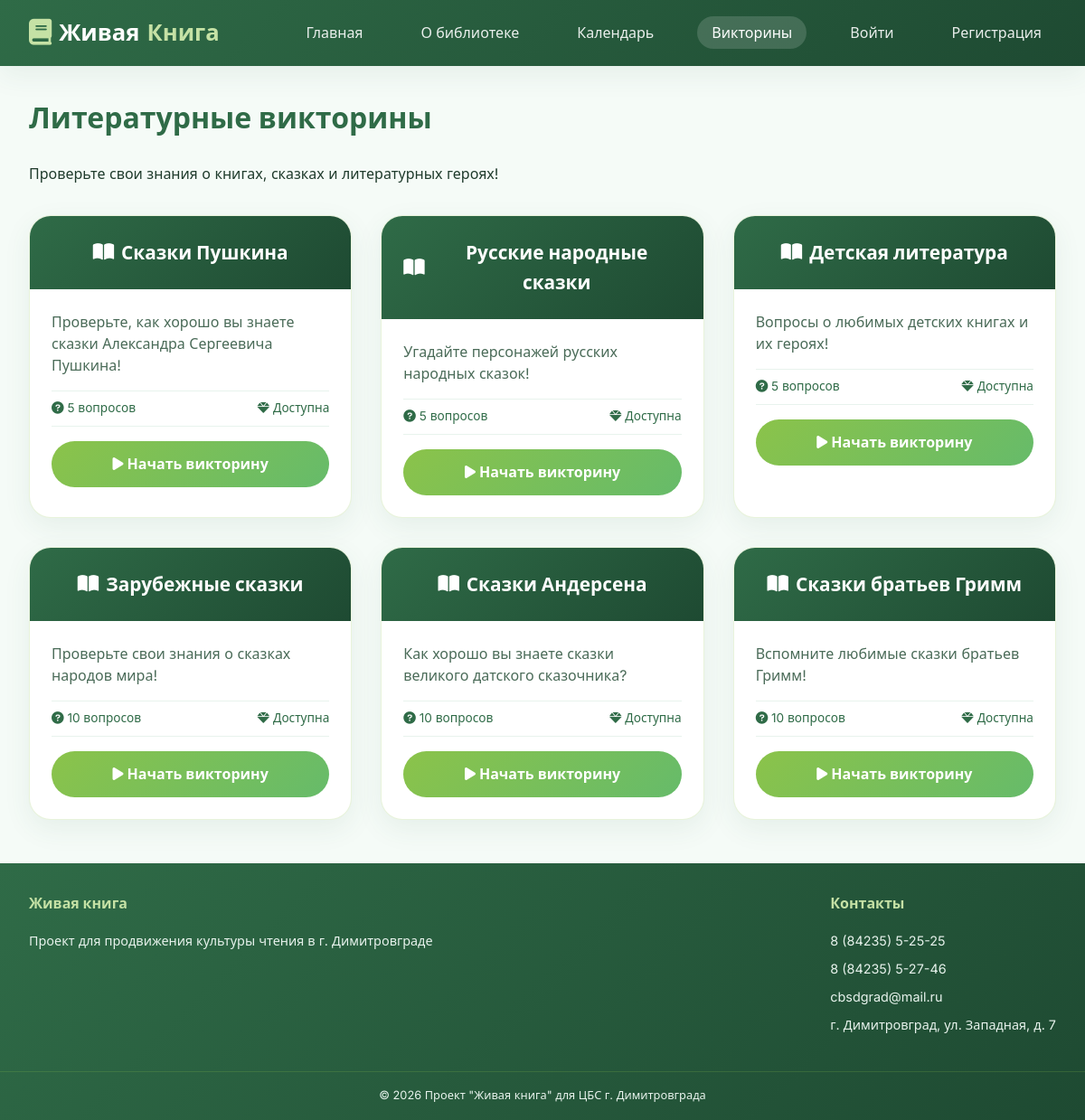
Screenshot of /quizzes/ with the database file from the repository.
### quizzes/models.py (models this page shows, shortened)
class Quiz(models.Model):
    title = models.CharField('Название', max_length=200)
    level = models.CharField('Уровень', max_length=100)
    description = models.TextField('Описание')
    created_at = models.DateTimeField(auto_now_add=True)
    class Meta:
        verbose_name = 'Викторина'
        verbose_name_plural = 'Викторины'

### quizzes/views.py (the view)
# urls.py: path('', views.quizzes_list, name='quizzes_list'),
def quizzes_list(request):
    quizzes = Quiz.objects.all()
    completed_quizzes = []
    if request.user.is_authenticated:
        completed_quizzes = QuizResult.objects.filter(
            user=request.user
        ).values_list('quiz_id', flat=True)
    return render(request, 'quizzes/list.html', {
        'quizzes': quizzes,
        'completed_quizzes': list(completed_quizzes)
    })

### templates/quizzes/list.html (shortened to what this page needs)
{% extends 'base.html' %}
{% load static %}
{% block content %}
<h1>Литературные викторины</h1>
<p>Проверьте свои знания о книгах, сказках и литературных героях!</p>
<div class="quizzes-grid">
    {% for quiz in quizzes %}
    <div class="quiz-card">
        <div class="quiz-header">
            <h3><i class="fas fa-book-open"></i> {{ quiz.title }}</h3>
        </div>
        <div class="quiz-body">
            <div class="quiz-description">{{ quiz.description }}</div>
            <div class="quiz-stats">
                <span><i class="fas fa-question-circle"></i> {{ quiz.questions.count }} вопросов</span>
                {% if quiz.id in completed_quizzes %}
                    <span class="completed-badge"><i class="fas fa-check-circle"></i> Пройдена</span>
                {% else %}
                    <span><i class="fas fa-gem"></i> Доступна</span>
                {% endif %}
            </div>
            <a href="{% url 'quiz_detail' quiz.id %}" class="quiz-btn {% if quiz.id in completed_quizzes %}completed{% endif %}">
                {% if quiz.id in completed_quizzes %}
                    <i class="fas fa-redo-alt"></i> Пройти ещё раз
                {% else %}
                    <i class="fas fa-play"></i> Начать викторину
                {% endif %}
            </a>
        </div>
    </div>
    {% empty %}
    <div class="empty-state">
        <i class="fas fa-puzzle-piece"></i>
        <p>Викторины пока не добавлены</p>
        <p>Зайдите в админ-панель и добавьте викторины</p>
    </div>
    {% endfor %}
</div>
{% endblock %}

### templates/base.html (shortened to what this page needs)
<!DOCTYPE html>
<html lang="ru">
<head>
    {% load static %}
    <link rel="stylesheet" href="{% static 'css/style.css' %}">
    <link rel="stylesheet" href="https://cdnjs.cloudflare.com/ajax/libs/font-awesome/6.0.0/css/all.min.css">
</head>
<body>
    <header>
        <div class="logo">
            <a href="{% url 'index' %}">
                <i class="fas fa-book"></i>
                Живая <span>Книга</span>
            </a>
        </div>
        <nav>
            <ul>
                <li><a href="{% url 'index' %}" class="{% if request.resolver_match.url_name == 'index' %}active{% endif %}">Главная</a></li>
                <li><a href="{% url 'about' %}" class="{% if request.resolver_match.url_name == 'about' %}active{% endif %}">О библиотеке</a></li>
                <li><a href="{% url 'calendar' %}" class="{% if request.resolver_match.url_name == 'calendar' %}active{% endif %}">Календарь</a></li>
                <li><a href="{% url 'quizzes_list' %}" class="{% if 'quizzes' in request.path %}active{% endif %}">Викторины</a></li>
                {% if user.is_authenticated %}
                    <li><a href="{% url 'profile' %}" class="{% if request.resolver_match.url_name == 'profile' %}active{% endif %}">Профиль</a></li>
                    <li><a href="{% url 'logout' %}">Выйти</a></li>
                {% else %}
                    <li><a href="{% url 'login' %}">Войти</a></li>
                    <li><a href="{% url 'register' %}">Регистрация</a></li>
                {% endif %}
            </ul>
        </nav>
    </header>
    <main>
        {% block content %}{% endblock %}
    </main>
    <footer>
        <div class="footer-content">
            <div class="footer-section">
                <h4>Живая книга</h4>
                <p>Проект для продвижения культуры чтения в г. Димитровграде</p>
            </div>
            <div class="footer-section">
                <h4>Контакты</h4>
                <p>8 (84235) 5-25-25</p>
                <p>8 (84235) 5-27-46</p>
                <p>cbsdgrad@mail.ru</p>
                <p>г. Димитровград, ул. Западная, д. 7</p>
            </div>
        </div>
        <div class="footer-bottom">
            <p>© 2026 Проект "Живая книга" для ЦБС г. Димитровграда</p>
        </div>
    </footer>
</body>
</html>

### static/css/style.css (style rules this page uses)
:root { --primary: #2F6B47; --primary-dark: #1E4A32; --primary-light: #4D8F68; --primary-soft: #E8F3ED; --secondary: #8BC34A; --secondary-light: #C5E1A5; --background: #F5FBF7; --surface: #FFFFFF; --text: #1F3B2C; --text-light: #4A6B58; --success: #4CAF50; --error: #EF5350; --shadow: 0 10px 30px rgba(47, 107, 71, 0.08); --shadow-hover: 0 20px 40px rgba(47, 107, 71, 0.12); --gradient-primary: linear-gradient(135deg, #2F6B47 0%, #1E4A32 100%); --gradient-secondary: linear-gradient(135deg, #8BC34A 0%, #66BB6A 100%); }
* { margin: 0; padding: 0; box-sizing: border-box; }
body { font-family: 'Inter', 'Segoe UI', system-ui, sans-serif; background: var(--background); color: var(--text); line-height: 1.6; }
header { background: var(--gradient-primary); color: white; padding: 1rem 2rem; display: flex; justify-content: space-between; align-items: center; flex-wrap: wrap; box-shadow: var(--shadow); position: sticky; top: 0; z-index: 100; }
.logo a { font-size: 1.6rem; font-weight: 700; color: white; text-decoration: none; display: flex; align-items: center; gap: 0.5rem; }
.logo i { font-size: 1.8rem; color: var(--secondary-light); }
.logo span { color: var(--secondary-light); }
nav ul { display: flex; list-style: none; gap: 2rem; }
nav a { color: rgba(255, 255, 255, 0.9); text-decoration: none; font-weight: 500; transition: all 0.3s ease; padding: 0.5rem 1rem; border-radius: 30px; }
nav a.active { color: white; background: rgba(255, 255, 255, 0.15); }
main { max-width: 1400px; margin: 2rem auto; padding: 0 2rem; }
h1 { font-size: 2rem; font-weight: 700; color: var(--primary); margin-bottom: 1.5rem; }
footer { background: var(--gradient-primary); color: var(--primary-soft); margin-top: 3rem; }
.footer-content { max-width: 1200px; margin: 0 auto; padding: 2rem; display: flex; justify-content: space-between; flex-wrap: wrap; gap: 2rem; }
.footer-section h4 { margin-bottom: 1rem; color: var(--secondary-light); }
.footer-section p { margin: 0.5rem 0; font-size: 0.9rem; }
.footer-bottom { text-align: center; padding: 1rem; border-top: 1px solid rgba(139, 195, 74, 0.2); font-size: 0.8rem; }

### templates/quizzes/list.html (style rules this page uses)
.quizzes-grid { display: grid; grid-template-columns: repeat(auto-fill, minmax(350px, 1fr)); gap: 2rem; margin-top: 2rem; }
.quiz-card { background: var(--surface); border-radius: 24px; overflow: hidden; box-shadow: var(--shadow); transition: all 0.3s; border: 1px solid rgba(139, 195, 74, 0.2); }
.quiz-header { background: var(--gradient-primary); color: white; padding: 1.5rem; text-align: center; }
.quiz-header h3 { margin: 0; font-size: 1.3rem; display: flex; align-items: center; justify-content: center; gap: 0.5rem; }
.quiz-body { padding: 1.5rem; }
.quiz-description { color: var(--text-light); margin-bottom: 1rem; line-height: 1.5; }
.quiz-stats { display: flex; justify-content: space-between; color: var(--primary); font-size: 0.85rem; margin-bottom: 1rem; padding: 0.5rem 0; border-top: 1px solid var(--primary-soft); border-bottom: 1px solid var(--primary-soft); }
.quiz-btn { background: var(--gradient-secondary); color: white; border: none; padding: 0.8rem; border-radius: 40px; cursor: pointer; width: 100%; text-align: center; display: block; text-decoration: none; font-weight: 600; transition: all 0.3s; }

### rows the page displays
Quiz: title "Сказки Пушкина", description "Проверьте, как хорошо вы знаете сказки Александра Сергеевича Пушкина!", questions.count "5", shows "Доступна", shows "Начать викторину"
Quiz: title "Русские народные сказки", description "Угадайте персонажей русских народных сказок!", questions.count "5", shows "Доступна", shows "Начать викторину"
Quiz: title "Детская литература", description "Вопросы о любимых детских книгах и их героях!", questions.count "5", shows "Доступна", shows "Начать викторину"
Quiz: title "Зарубежные сказки", description "Проверьте свои знания о сказках народов мира!", questions.count "10", shows "Доступна", shows "Начать викторину"
Quiz: title "Сказки Андерсена", description "Как хорошо вы знаете сказки великого датского сказочника?", questions.count "10", shows "Доступна", shows "Начать викторину"
Quiz: title "Сказки братьев Гримм", description "Вспомните любимые сказки братьев Гримм!", questions.count "10", shows "Доступна", shows "Начать викторину"
